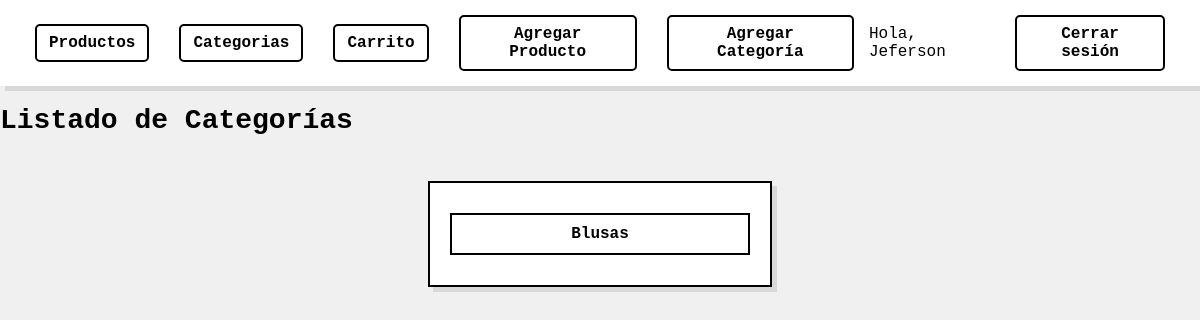
Before: /inventario/categoria/ (signed in) with the older database file.
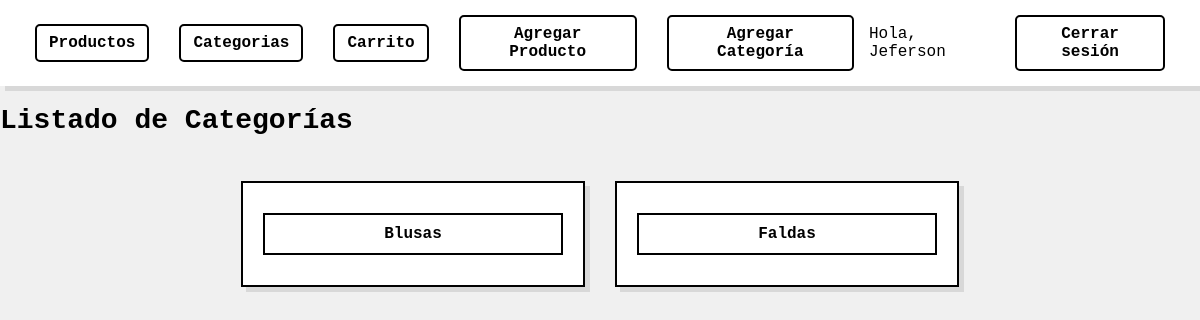
After: the same page with the newer database file.
### Inventario/models.py (models this page shows, shortened)
class Categoria(models.Model):
    nombre = models.CharField(max_length=100)
    descripcion = models.TextField(blank=True, null=True)

### Inventario/views.py (the view)
# urls.py: path('categoria/', views.categoria_lista, name='categoria_lista'),
def categoria_lista(request):
    categorias = Categoria.objects.all()
    return render(request, 'Inventario/categoria_lista.html', {'categorias': categorias})

### Inventario/context_processors.py (called while the page is built)
def is_admin(request):
    if request.user.is_authenticated:
        return {
            'is_admin': request.user.groups.filter(name='Administradores').exists()
        }
    return {
        'is_admin': False
    }

### templates/Inventario/categoria_lista.html (shortened to what this page needs)
{% load static %}
<!DOCTYPE html>
<html lang="es">
<head>
    <link rel="stylesheet" href="{% static 'css/home.css' %}">
</head>
<body>
    <nav>
        {% if user.is_authenticated %}
            <a href="{% url 'producto_lista' %}">Productos</a>
            <a href="{% url 'categoria_lista' %}">Categorias</a>
            <a href="{% url 'ver_carrito' %}">Carrito</a>
        {% endif %}
        {% if user.is_authenticated %}
            {% if is_admin %}
                <a href="{% url 'producto_create' %}">Agregar Producto</a>
                <a href="{% url 'categoria_nueva' %}">Agregar Categoría</a>
            {% endif %}
            Hola, {{ user.username }}
            <a href="{% url 'logout' %}">Cerrar sesión</a>
        {% else %}
            <a href="{% url 'login' %}">Iniciar sesión</a>
        {% endif %}
    </nav>
    <h1>Listado de Categorías</h1>
    <ul>
        {% for categoria in categorias %}
            <li>
                <a href="{% url 'categoria_detalle' categoria.pk %}">{{ categoria.nombre }}</a>
            </li>
        {% endfor %}
    </ul>
</body>
</html>

Changed rows visible on the page:
added Categoria: nombre "Faldas"
